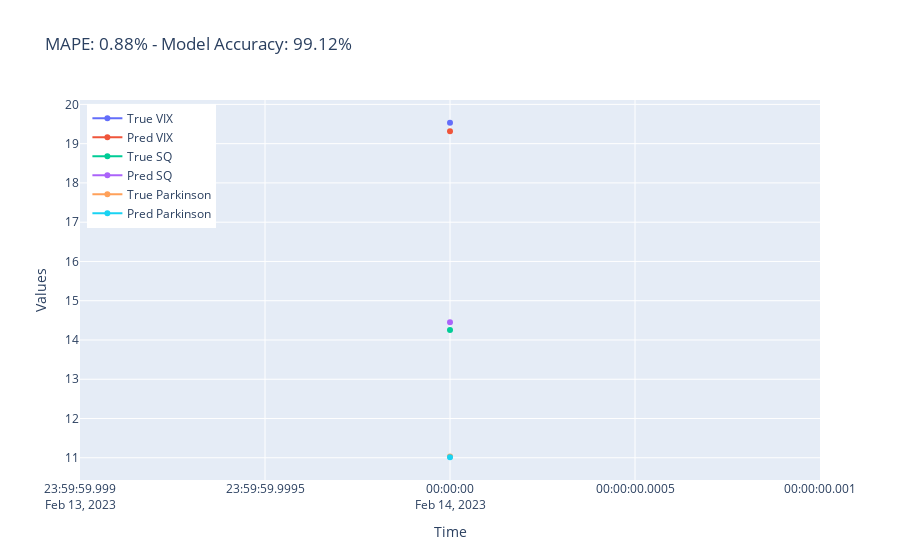

Source (notebook cell):
### Code cell
forcast_n_days(1)

### Figure 1 — Plotly figure (JSON) as saved in the notebook; plotly's stock layout.template omitted (floating-point values rounded to 4 significant figures)
{"data": [{"name": "True VIX", "type": "scatter", "x": ["2023-02-14T00:00:00"], "y": [19.53]}, {"name": "Pred VIX", "type": "scatter", "x": ["2023-02-14T00:00:00"], "y": [19.32]}, {"name": "True SQ", "type": "scatter", "x": ["2023-02-14T00:00:00"], "y": [14.26]}, {"name": "Pred SQ", "type": "scatter", "x": ["2023-02-14T00:00:00"], "y": [14.45]}, {"name": "True Parkinson", "type": "scatter", "x": ["2023-02-14T00:00:00"], "y": [11.03]}, {"name": "Pred Parkinson", "type": "scatter", "x": ["2023-02-14T00:00:00"], "y": [11.01]}], "layout": {"legend": {"x": 0.01, "xanchor": "left", "y": 0.99, "yanchor": "top"}, "title": {"text": "MAPE: 0.88% - Model Accuracy: 99.12%"}, "xaxis": {"title": {"text": "Time"}}, "yaxis": {"title": {"text": "Values"}}}}
